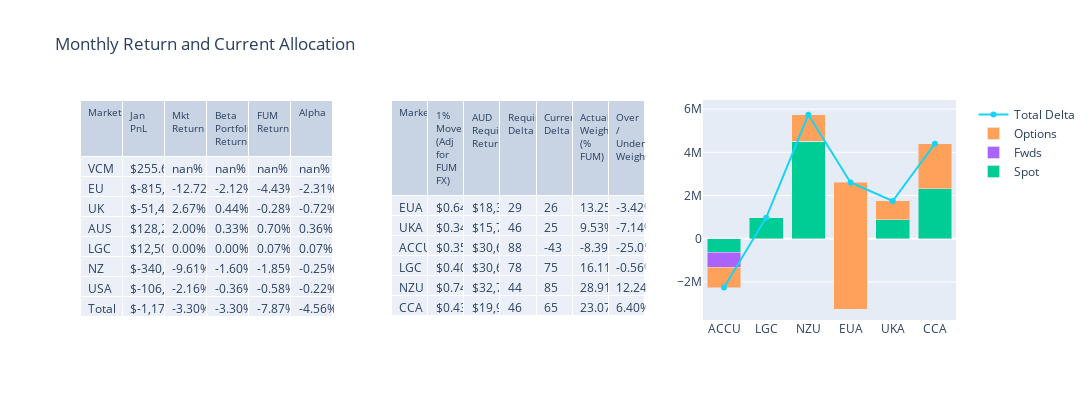

Notebook cell for this chart:
### Code cell
fig = make_subplots(
    rows=1, cols=3,
    #shared_xaxes=True,
    vertical_spacing=0.03,
    specs=[[{"type": "table"},
           {"type": "table"},
           {"type": "scatter"}]]
)

fig.add_trace(
    go.Table(
        header=dict(
            values=list(returns),
            font=dict(size=10),
            align="left"
        ),
        cells=dict(
            values=[returns[k].tolist() for k in returns.columns],
            align = "left")
    ),
    row=1, col=1
)

fig.add_trace(
    go.Table(
        header=dict(
            values=list(portfolio_allocation),
            font=dict(size=10),
            align="left"
        ),
        cells=dict(
            values=[portfolio_allocation[k].tolist() for k in portfolio_allocation.columns],
            align = "left")
    ),
    row=1, col=2
)

barcols=['Spot','Fwds','Options']
for i, col in enumerate(barcols):
    fig.add_trace(
        go.Bar(
            x=delta_values['Mkt'],
            y=delta_values[col],
            name=col
        ),
        row=1, col=3
)
    
fig.add_trace(
    go.Scatter(
        x=delta_values['Mkt'],
        y=delta_values['Total_Delta'], name='Total Delta'
    ),
    row=1, col=3
)


fig.update_layout(
    height=400,
    width=1950,
    showlegend=True,
    title_text="Monthly Return and Current Allocation",
    barmode='stack'
)

fig.show()

### Figure 1 — Plotly figure (JSON) as saved in the notebook; plotly's stock layout.template omitted (floating-point values rounded to 4 significant figures)
{"data": [{"cells": {"align": "left", "values": [["VCM", "EU", "UK", "AUS", "LGC", "NZ", "USA", "Total"], ["$255.60", "$-815,499.30", "$-51,406.55", "$128,276.64", "$12,500.00", "$-340,254.35", "$-106,364.97", "$-1,172,492.92"], ["nan%", "-12.72%", "2.67%", "2.00%", "0.00%", "-9.61%", "-2.16%", "-3.30%"], ["nan%", "-2.12%", "0.44%", "0.33%", "0.00%", "-1.60%", "-0.36%", "-3.30%"], ["nan%", "-4.43%", "-0.28%", "0.70%", "0.07%", "-1.85%", "-0.58%", "-7.87%"], ["nan%", "-2.31%", "-0.72%", "0.36%", "0.07%", "-0.25%", "-0.22%", "-4.56%"]]}, "domain": {"x": [0, 0.2889], "y": [0, 1]}, "header": {"align": "left", "font": {"size": 10}, "values": ["Market", "Jan PnL", "Mkt Return", "Beta Portfolio Return", "FUM Return", "Alpha"]}, "type": "table"}, {"cells": {"align": "left", "values": [["EUA", "UKA", "ACCU", "LGC", "NZU", "CCA"], ["$0.64", "$0.34", "$0.35", "$0.40", "$0.74", "$0.43"], ["$18,365.41", "$15,776.20", "$30,650.00", "$30,650.00", "$32,724.75", "$19,911.77"], [29, 46, 88, 78, 44, 46], [26, 25, -43, 75, 85, 65], ["13.25%", "9.53%", "-8.39%", "16.11%", "28.91%", "23.07%"], ["-3.42%", "-7.14%", "-25.05%", "-0.56%", "12.24%", "6.40%"]]}, "domain": {"x": [0.3556, 0.6444], "y": [0, 1]}, "header": {"align": "left", "font": {"size": 10}, "values": ["Market", "1% Move (Adj for FUM FX)", "AUD Required Return", "Required Delta", "Current Delta", "Actual Weight (% FUM)", "Over / Under Weight"]}, "type": "table"}, {"name": "Spot", "type": "bar", "x": ["ACCU", "LGC", "NZU", "EUA", "UKA", "CCA"], "xaxis": "x", "y": [-628950, 975000, 4516229, -3256795, 882882, 2312432], "yaxis": "y"}, {"name": "Fwds", "type": "bar", "x": ["ACCU", "LGC", "NZU", "EUA", "UKA", "CCA"], "xaxis": "x", "y": [-700000, 0, 0, 0, 0, 0], "yaxis": "y"}, {"name": "Options", "type": "bar", "x": ["ACCU", "LGC", "NZU", "EUA", "UKA", "CCA"], "xaxis": "x", "y": [-936388, 0, 1224182, 5861121, 863643, 2089597], "yaxis": "y"}, {"name": "Total Delta", "type": "scatter", "x": ["ACCU", "LGC", "NZU", "EUA", "UKA", "CCA"], "xaxis": "x", "y": [-2265338, 975000, 5740411, 2604326, 1746525, 4402029], "yaxis": "y"}], "layout": {"barmode": "stack", "height": 400, "showlegend": true, "title": {"text": "Monthly Return and Current Allocation"}, "width": 1950, "xaxis": {"anchor": "y", "domain": [0.7111, 1]}, "yaxis": {"anchor": "x", "domain": [0, 1]}}}
